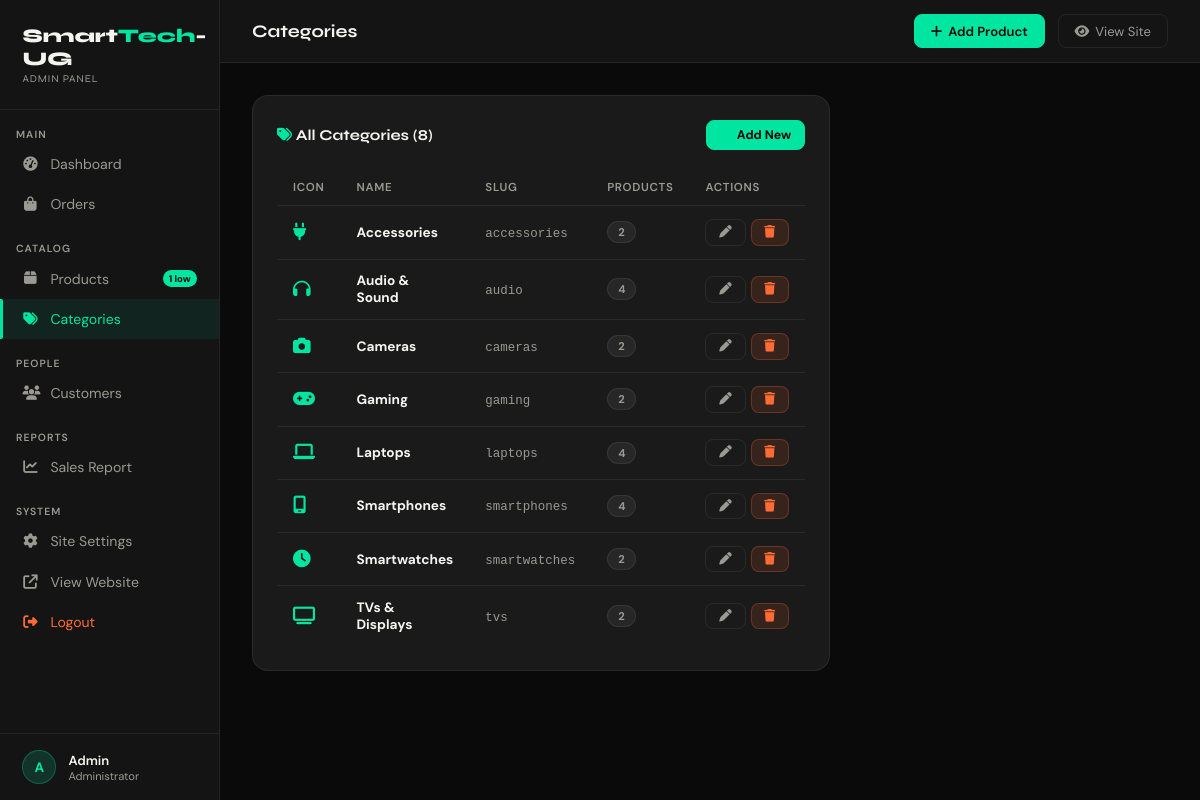
Screenshot of /admin/categories.php (signed in) with the database file from the repository.
### tables this page shows
CREATE TABLE categories (
  id INT AUTO_INCREMENT PRIMARY KEY,
  name VARCHAR(100) NOT NULL,
  icon VARCHAR(100) DEFAULT 'fa-solid fa-box',
  slug VARCHAR(100) NOT NULL UNIQUE,
  created_at TIMESTAMP DEFAULT CURRENT_TIMESTAMP
);

### admin/categories.php (the view, shortened to what this page needs)
<?php
require_once '../includes/config.php';
include 'admin_layout.php';
$categories = $conn->query("SELECT c.*,(SELECT COUNT(*) FROM products p WHERE p.category_id=c.id) as product_count FROM categories c ORDER BY c.name")->fetch_all(MYSQLI_ASSOC);
?>
<div class="grid-2" style="align-items:start">
  <div class="card">
    <div class="card-title flex justify-between flex-center">
      <span><i class="fa-solid fa-tags"></i> All Categories (<?= count($categories) ?>)</span>
      <a href="categories.php?add=1" class="btn btn-primary btn-sm"><i class="fa-solid fa-plus"></i> Add New</a>
    </div>
    <table class="data-table">
      <thead><tr><th>Icon</th><th>Name</th><th>Slug</th><th>Products</th><th>Actions</th></tr></thead>
      <tbody>
      <?php foreach($categories as $cat): ?>
        <tr>
          <td><i class="<?= htmlspecialchars($cat['icon']) ?>" style="color:var(--accent);font-size:1.1rem"></i></td>
          <td class="fw-bold"><?= htmlspecialchars($cat['name']) ?></td>
          <td><code style="color:var(--text);font-size:.78rem"><?= htmlspecialchars($cat['slug']) ?></code></td>
          <td><span class="badge badge-gray"><?= $cat['product_count'] ?></span></td>
          <td>
            <div style="display:flex;gap:5px">
              <a href="categories.php?edit=<?= $cat['id'] ?>" class="btn btn-outline btn-sm"><i class="fa-solid fa-pen"></i></a>
              <a href="categories.php?delete=<?= $cat['id'] ?>" class="btn btn-danger btn-sm" data-confirm="Delete '<?= htmlspecialchars($cat['name']) ?>'?"><i class="fa-solid fa-trash"></i></a>
            </div>
          </td>
        </tr>
      <?php endforeach; ?>
      </tbody>
    </table>
  </div>
</div>
<?php include 'admin_footer.php'; ?>

### admin/admin_layout.php (style rules this page uses)
*,*::before,*::after { box-sizing:border-box;margin:0;padding:0 }
:root { --black:#0a0a0a;--white:#f5f5f0;--accent:#00e5a0;--accent2:#ff6b35; --mid:#141414;--card:#1a1a1a;--text:#9a9a92;--border:rgba(255,255,255,0.07); --sidebar:220px;--font-head:'Syne',sans-serif;--font-body:'DM Sans',sans-serif; }
html { scroll-behavior:smooth }
body { background:var(--black);color:var(--white);font-family:var(--font-body);font-size:15px;display:flex;min-height:100vh }
a { text-decoration:none;color:inherit }
.card { background:var(--card);border:1px solid var(--border);border-radius:16px;padding:1.5rem }
.card-title { font-family:var(--font-head);font-weight:700;margin-bottom:1.2rem;display:flex;align-items:center;gap:.6rem }
.card-title i { color:var(--accent) }
.data-table { width:100%;border-collapse:collapse;font-size:.85rem }
.data-table th { color:var(--text);font-weight:600;padding:.65rem 1rem;text-align:left;border-bottom:1px solid var(--border);font-size:.72rem;letter-spacing:.06em;text-transform:uppercase;white-space:nowrap }
.data-table td { padding:.8rem 1rem;border-bottom:1px solid var(--border);vertical-align:middle }
.data-table tr:last-child td { border-bottom:none }
.badge { display:inline-flex;align-items:center;gap:4px;padding:3px 10px;border-radius:50px;font-size:.7rem;font-weight:700;white-space:nowrap }
.badge-gray { background:rgba(255,255,255,.06);color:var(--text);border:1px solid var(--border) }
.btn { display:inline-flex;align-items:center;gap:6px;padding:.55rem 1.1rem;border-radius:8px;font-family:var(--font-body);font-size:.82rem;cursor:pointer;border:1px solid transparent;transition:all .2s;font-weight:500 }
.btn-primary { background:var(--accent);color:var(--black);border-color:var(--accent);font-weight:700 }
.btn-outline { background:transparent;color:var(--text);border-color:var(--border) }
.btn-danger { background:rgba(255,107,53,.12);color:var(--accent2);border-color:rgba(255,107,53,.25) }
.btn-sm { padding:.38rem .8rem;font-size:.78rem }
.fw-bold { font-weight:700 }
.grid-2 { display:grid;grid-template-columns:1fr 1fr;gap:1.5rem }
.flex { display:flex }
.flex-center { align-items:center }
.justify-between { justify-content:space-between }

### rows the page displays
categories: name "Accessories", slug "accessories", product_count "2"
categories: name "Audio & Sound", slug "audio", product_count "4"
categories: name "Cameras", slug "cameras", product_count "2"
categories: name "Gaming", slug "gaming", product_count "2"
categories: name "Laptops", slug "laptops", product_count "4"
categories: name "Smartphones", slug "smartphones", product_count "4"
categories: name "Smartwatches", slug "smartwatches", product_count "2"
categories: name "TVs & Displays", slug "tvs", product_count "2"

### other values shown
$lowStock "1"
substr($_SESSION['name'],0,1) "A"
explode(' ',$_SESSION['name'])[0] "Admin"
$pageTitle "Categories"
count($categories) "8"
